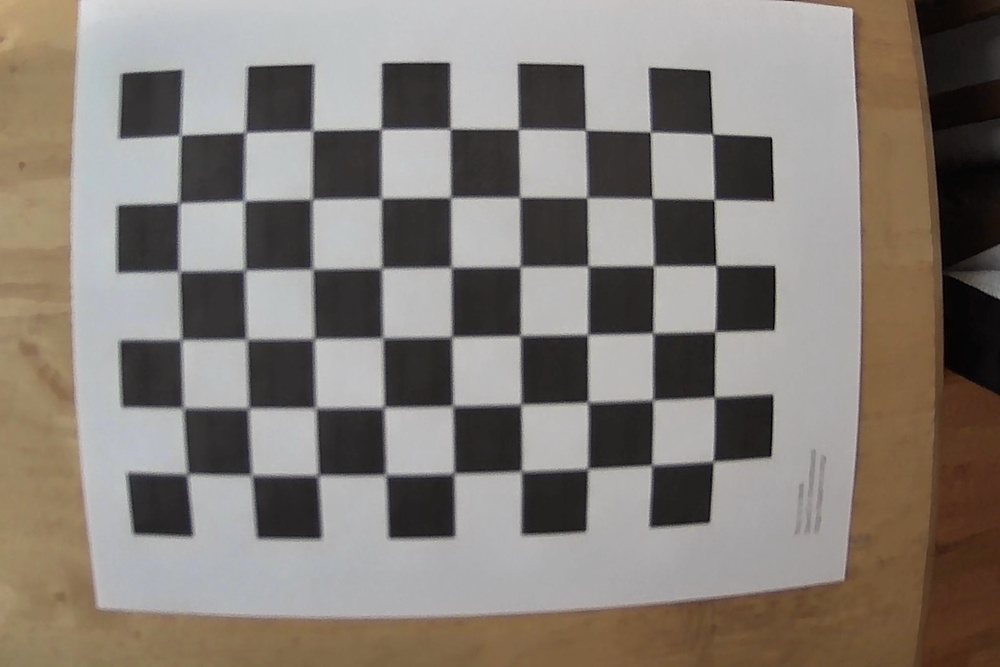
#> input picture robot_arm_soccer/calibration/images/calib1.jpg, 1000 x 667 px, shrunk from 1440 x 960 before the run; its folder holds only this picture in this run
$ python calibrate.py
#> lines starting #> are read from the running program, lines starting #| are printed output that depends on the picture; after the words box and inside, x2 and y2 are one past the last pixel; in counts of white or black regions, pixels touching at a corner belong together; long printed decimals are rounded
#!/usr/bin/env python

'''
This code was taken from https://learnopencv.com/camera-calibration-using-opencv/
'''

import cv2
import numpy as np
import glob
import os

# Defining the dimensions of checkerboard
CHECKERBOARD = (6,9)
criteria = (cv2.TERM_CRITERIA_EPS + cv2.TERM_CRITERIA_MAX_ITER, 30, 0.001)

# Creating vector to store vectors of 3D points for each checkerboard image
objpoints = []
# Creating vector to store vectors of 2D points for each checkerboard image
imgpoints = []


# Defining the world coordinates for 3D points
objp = np.zeros((1, CHECKERBOARD[0] * CHECKERBOARD[1], 3), np.float32)
objp[0,:,:2] = np.mgrid[0:CHECKERBOARD[0], 0:CHECKERBOARD[1]].T.reshape(-1, 2)
prev_img_shape = None

# Extracting path of individual image stored in a given directory
images = glob.glob('./images/*.jpg')
for fname in images:
    img = cv2.imread(fname)
#> img is the input picture: shape (667, 1000, 3); mean B, G, R 118.5, 125.5, 132.9
    gray = cv2.cvtColor(img,cv2.COLOR_BGR2GRAY)
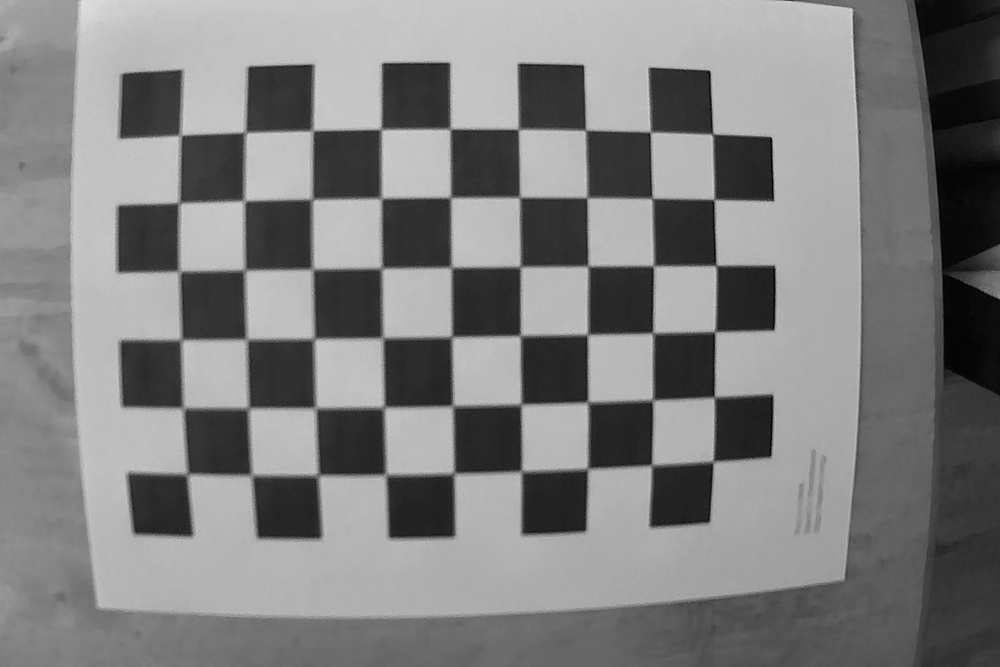
#> gray: shape (667, 1000); min 0, max 224, mean 127
    # Find the chess board corners
    # If desired number of corners are found in the image then ret = true
    ret, corners = cv2.findChessboardCorners(gray, CHECKERBOARD, cv2.CALIB_CB_ADAPTIVE_THRESH + cv2.CALIB_CB_FAST_CHECK + cv2.CALIB_CB_NORMALIZE_IMAGE)
#> ret = True; corners = 54 rows, first 8: [187, 473.5], [182.5, 409], [182, 339.5], [179, 271.5], [179, 202.5], [180, 135], [252.7, 476], [248.5, 407.5]

    """
    If desired number of corner are detected,
    we refine the pixel coordinates and display
    them on the images of checker board
    """
    if ret == True:
        objpoints.append(objp)
        # refining pixel coordinates for given 2d points.
        corners2 = cv2.cornerSubPix(gray, corners, (11,11),(-1,-1), criteria)
#> corners2 = 54 rows, first 8: [187.4, 474], [183.2, 407.9], [181.2, 339.7], [179.3, 271.2], [179, 202.8], [180.4, 135.2], [251.6, 474.9], [248.4, 408]

        imgpoints.append(corners2)

        # Draw and display the corners
        img = cv2.drawChessboardCorners(img, CHECKERBOARD, corners2, ret)
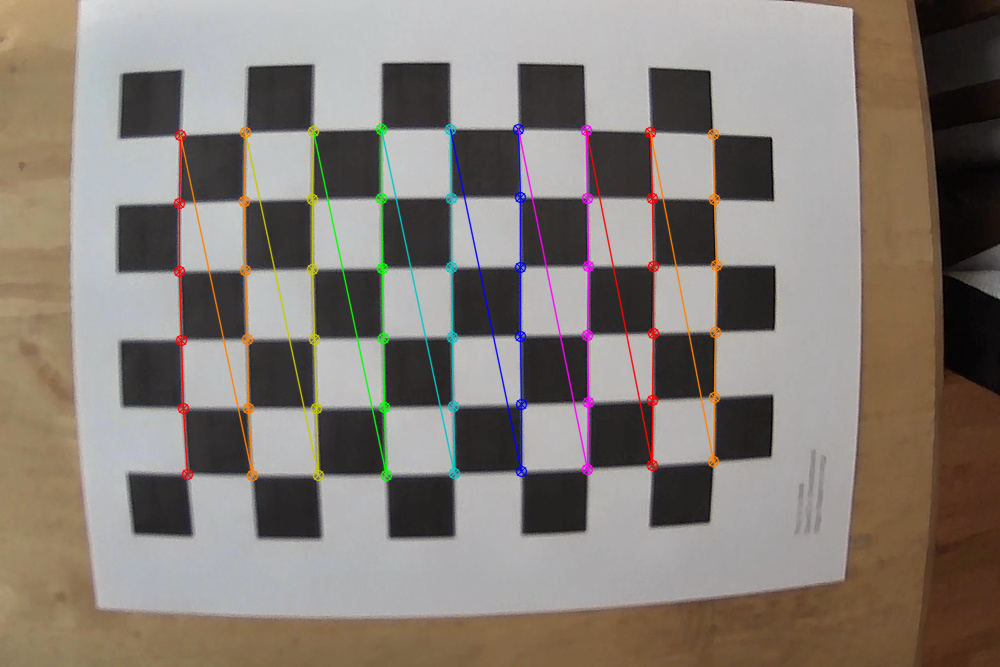
#> img: shape (667, 1000, 3); 3.26% of pixels changed, all inside (x1, y1, x2, y2) = (173, 123, 723, 482)

    cv2.imshow('img',img)
    cv2.waitKey(0)

cv2.destroyAllWindows()

h,w = img.shape[:2]

"""
Performing camera calibration by
passing the value of known 3D points (objpoints)
and corresponding pixel coordinates of the
detected corners (imgpoints)
"""
ret, mtx, dist, rvecs, tvecs = cv2.calibrateCamera(objpoints, imgpoints, gray.shape[::-1], None, None)
#> ret = 0.262; mtx = [[1101.7, 0, 613.2], [0, 1137.9, 290.1], [0, 0, 1]]; dist = [[-0.522, -0.3, 0.0049, -0.0632, 1.03]]; rvecs = ([0.125, -0.0568, -1.58],); tvecs = ([-6.33, 2.71, 16.07],)

print("Camera matrix : \n")
print(mtx)
#| [[1.10165312e+03 0.00000000e+00 6.13185588e+02]
#|  [0.00000000e+00 1.13792502e+03 2.90111196e+02]
#|  [0.00000000e+00 0.00000000e+00 1.00000000e+00]]
print("dist : \n")
print(dist)
#| [[-0.5221 -0.2996  0.004897 -0.06324  1.030]]
print("rvecs : \n")
print(rvecs)
#| (array([[ 0.1253],
#|        [-0.05678],
#|        [-1.577]]),)
print("tvecs : \n")
print(tvecs)
#| (array([[-6.329],
#|        [ 2.711],
#|        [16.065]]),)

if not os.path.isdir("./parameters"):
    print("Parameters folder not found! Creating it...")
    os.mkdir("./parameters")

np.save("./parameters/mtx.npy", mtx)
np.save("./parameters/dist.npy", dist)
np.save("./parameters/rvecs.npy", rvecs)
np.save("./parameters/tvecs.npy", tvecs)

$ run again, on robot_arm_soccer/calibration/images/calib5.jpg
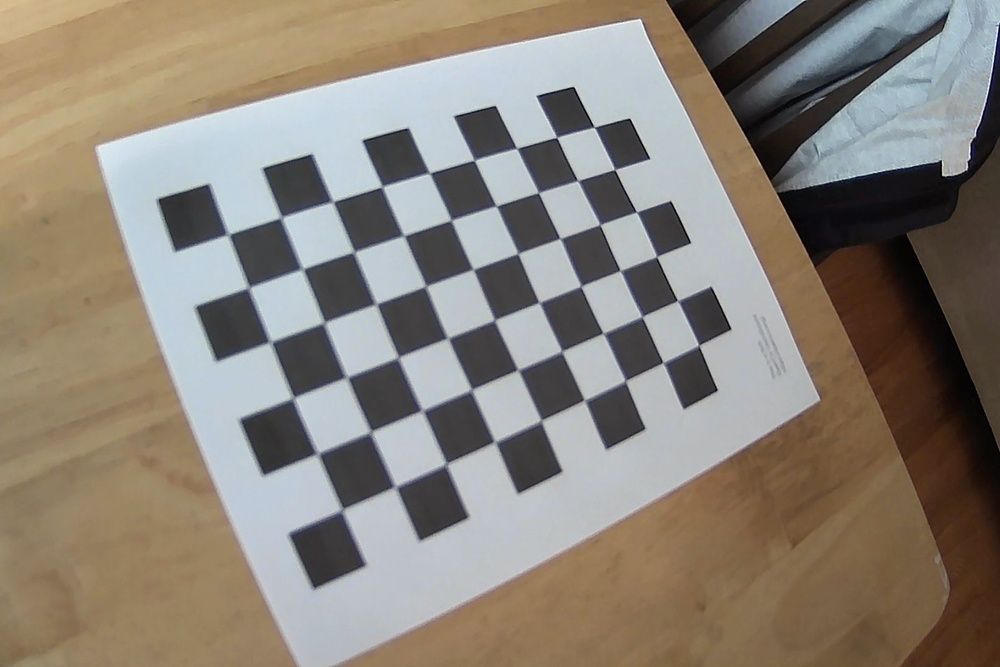
#> input picture robot_arm_soccer/calibration/images/calib5.jpg, 1000 x 667 px, shrunk from 1440 x 960 before the run
#> img is the input picture: shape (667, 1000, 3); mean B, G, R 119.8, 130.2, 138.2
#> `gray = cv2.cvtColor(img,cv2.COLOR_BGR2GRAY)`:
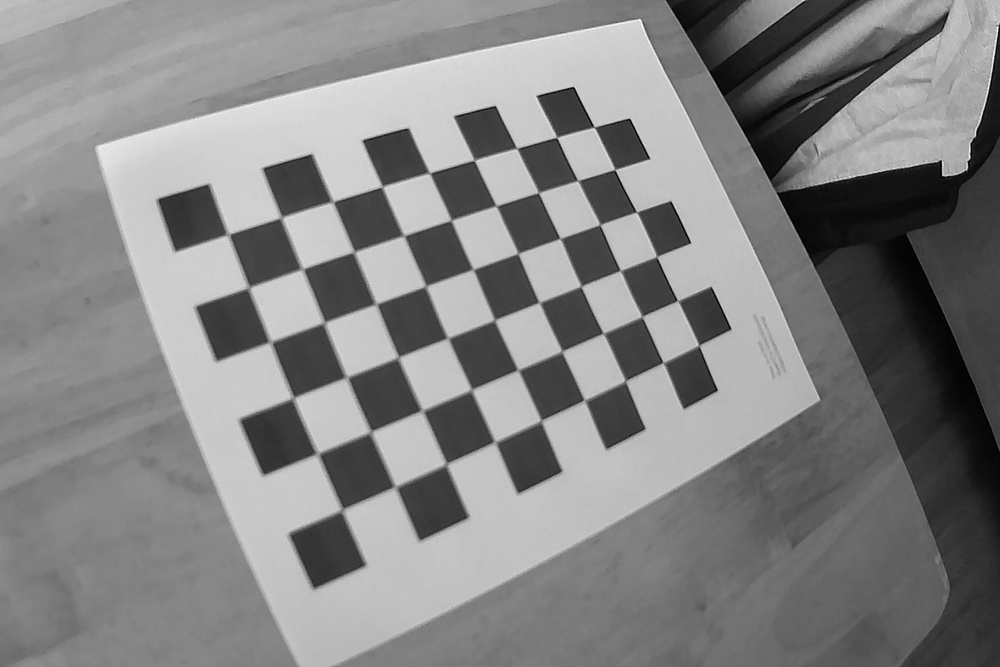
#> gray: shape (667, 1000); min 0, max 255, mean 131.4
#> `ret, corners = cv2.findChessboardCorners(gray, CHECKERBOARD, cv2.CALIB..`: ret = True; corners = 54 rows, first 8: [342, 510], [317, 453.5], [293, 398], [270, 342], [248.5, 287.5], [227.5, 234.5], [395, 487.5], [371, 431.5]
#> corners2 = 54 rows, first 8: [342.1, 509.7], [317.4, 453.5], [293.3, 397.8], [270.5, 341.9], [248.7, 287.5], [228.2, 234.4], [395.3, 486.7], [370.7, 431.9]
#> `img = cv2.drawChessboardCorners(img, CHECKERBOARD, corners2, ret)`:
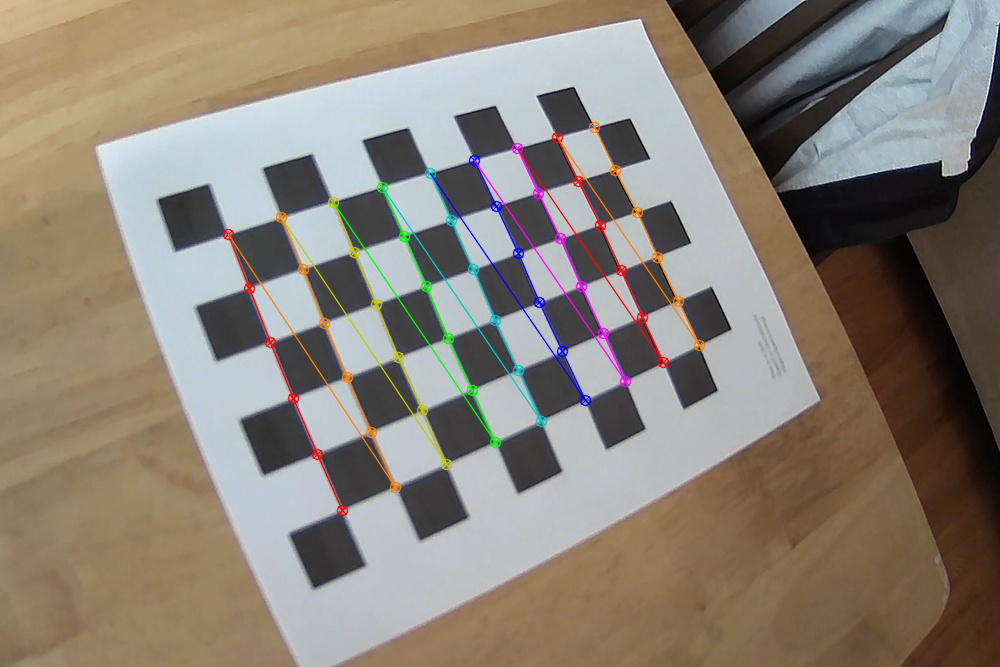
#> img: shape (667, 1000, 3); 2.52% of pixels changed, all inside (x1, y1, x2, y2) = (222, 121, 706, 517)
#> `ret, mtx, dist, rvecs, tvecs = cv2.calibrateCamera(objpoints, imgpoint..`: ret = 0.395; mtx = [[955.8, 0, 466.3], [0, 931.6, 264.6], [0, 0, 1]]; dist = [[-0.665, 5.59, 0.017, 0.00796, -35.27]]; rvecs = ([0.202, -0.57, -1.9],); tvecs = ([-2, 4, 14.79],)
#| [[955.828   0.         466.330]
#|  [  0.         931.636 264.622]
#|  [  0.           0.           1.        ]]
#| [[-6.64765294e-01  5.59488800e+00  1.69746369e-02  7.95681965e-03
#|   -3.52738061e+01]]
#| (array([[ 0.2018],
#|        [-0.5701],
#|        [-1.902]]),)
#| (array([[-1.999],
#|        [ 4.004],
#|        [14.792]]),)

$ run again, on robot_arm_soccer/calibration/images/calib6.jpg
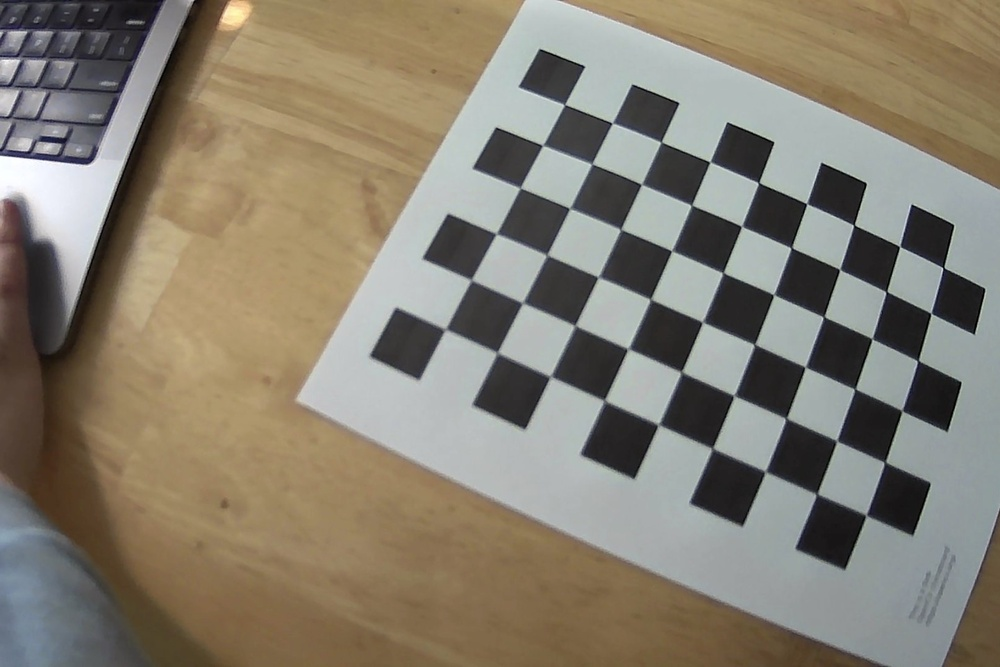
#> input picture robot_arm_soccer/calibration/images/calib6.jpg, 1000 x 667 px, shrunk from 1440 x 960 before the run
#> img is the input picture: shape (667, 1000, 3); mean B, G, R 112.3, 126.7, 133.9
#> `gray = cv2.cvtColor(img,cv2.COLOR_BGR2GRAY)`:
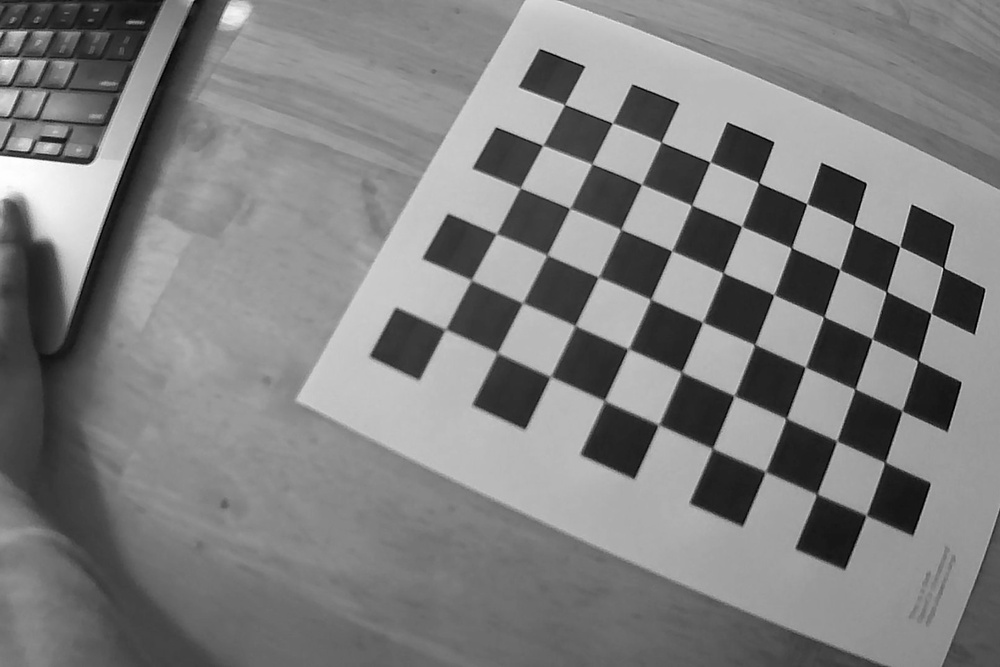
#> gray: shape (667, 1000); min 0, max 255, mean 127.1
#> `ret, corners = cv2.findChessboardCorners(gray, CHECKERBOARD, cv2.CALIB..`: ret = True; corners = 54 rows, first 8: [445.7, 329], [471.2, 279.9], [496.5, 234.3], [520, 188.3], [542.7, 145.6], [564.3, 104.8], [496.3, 352.6], [522.3, 303]
#> corners2 = 54 rows, first 8: [445.4, 329.3], [471.2, 279.9], [496.3, 233.7], [520.2, 187.7], [542.8, 145.3], [564.6, 104.4], [497.2, 352.6], [522.7, 302.8]
#> `img = cv2.drawChessboardCorners(img, CHECKERBOARD, corners2, ret)`:
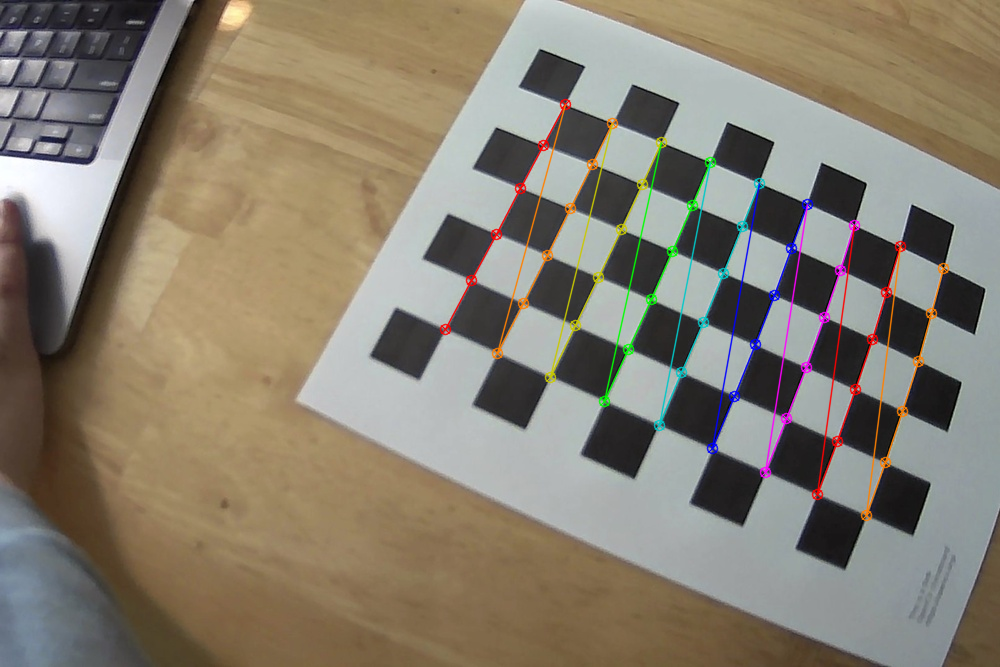
#> img: shape (667, 1000, 3); 2.6% of pixels changed, all inside (x1, y1, x2, y2) = (439, 98, 950, 522)
#> `ret, mtx, dist, rvecs, tvecs = cv2.calibrateCamera(objpoints, imgpoint..`: ret = 0.314; mtx = [[1068.7, 0, 464.5], [0, 1076.6, 252.8], [0, 0, 1]]; dist = [[-0.504, 0.11, 0.0211, 0.00861, 0.136]]; rvecs = ([-0.428, -0.149, -1.11],); tvecs = ([-0.329, 1.31, 18.52],)
#| [[1.06870739e+03 0.00000000e+00 4.64519485e+02]
#|  [0.00000000e+00 1.07664791e+03 2.52808285e+02]
#|  [0.00000000e+00 0.00000000e+00 1.00000000e+00]]
#| [[-0.5036  0.1103  0.02106  0.008608   0.1363]]
#| (array([[-0.4285],
#|        [-0.1491],
#|        [-1.105]]),)
#| (array([[-0.3286],
#|        [ 1.315],
#|        [18.521]]),)

$ run again, on robot_arm_soccer/calibration/images/calib7.jpg
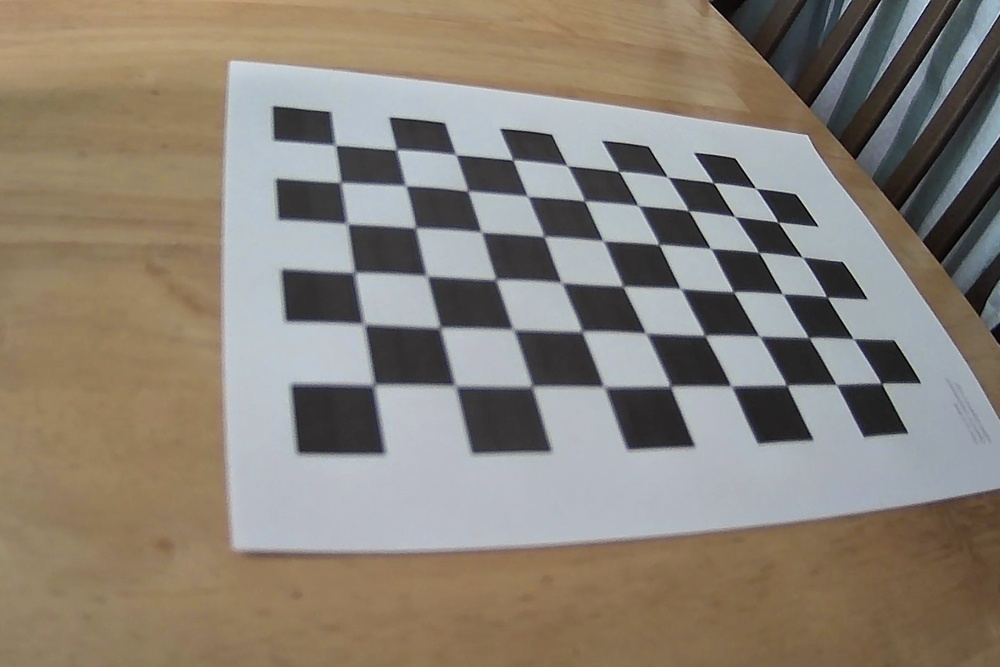
#> input picture robot_arm_soccer/calibration/images/calib7.jpg, 1000 x 667 px, shrunk from 1440 x 960 before the run
#> img is the input picture: shape (667, 1000, 3); mean B, G, R 118.3, 129.3, 137.6
#> `gray = cv2.cvtColor(img,cv2.COLOR_BGR2GRAY)`:
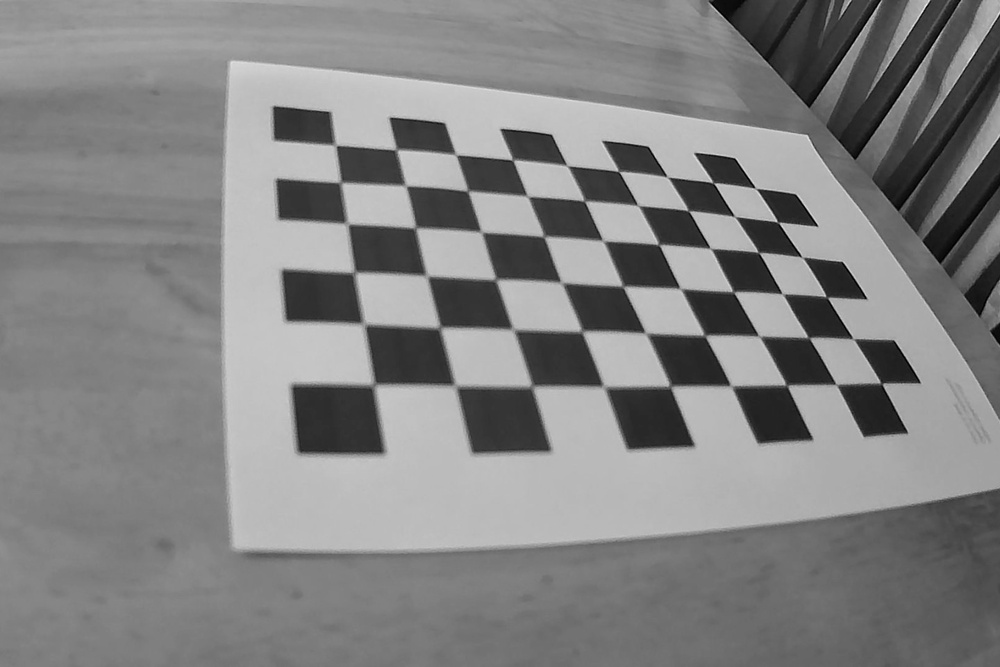
#> gray: shape (667, 1000); min 0, max 243, mean 130.5
#> `ret, corners = cv2.findChessboardCorners(gray, CHECKERBOARD, cv2.CALIB..`: ret = True; corners = 54 rows, first 8: [374.5, 384.5], [364, 324], [354.5, 272.5], [347.5, 223.5], [341.5, 181.6], [336.6, 145.9], [455.5, 386], [440.5, 326.5]
#> corners2 = 54 rows, first 8: [373.9, 384.8], [364, 323.9], [354.5, 272.5], [347.3, 223.7], [340.7, 182.5], [335.4, 145.2], [455.3, 385.7], [440, 327.6]
#> `img = cv2.drawChessboardCorners(img, CHECKERBOARD, corners2, ret)`:
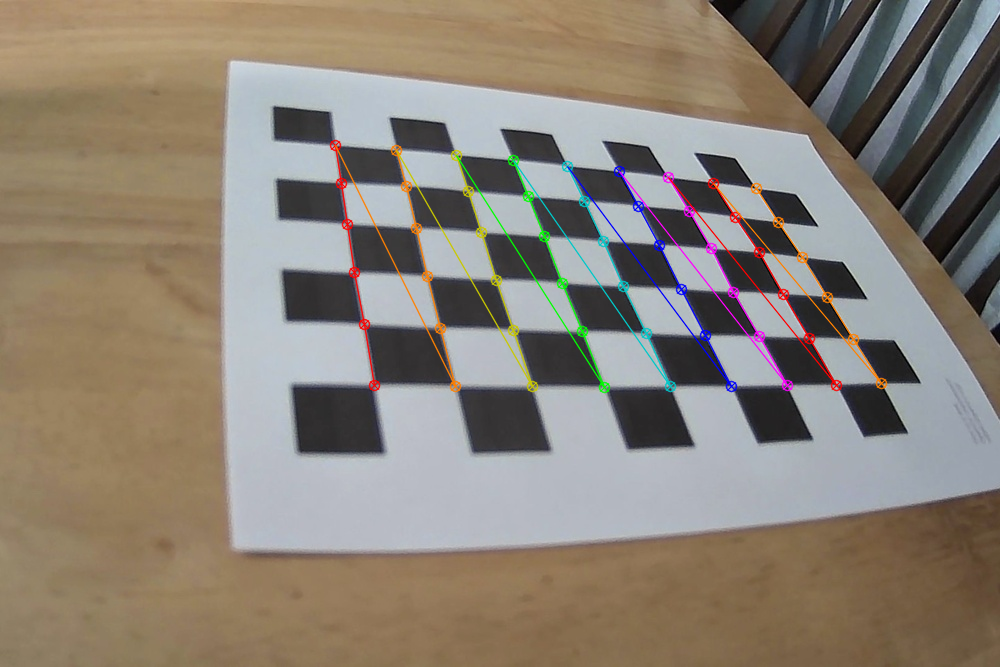
#> img: shape (667, 1000, 3); 2.37% of pixels changed, all inside (x1, y1, x2, y2) = (329, 139, 888, 394)
#> `ret, mtx, dist, rvecs, tvecs = cv2.calibrateCamera(objpoints, imgpoint..`: ret = 0.638; mtx = [[867.8, 0, 505.1], [0, 899.9, 368.2], [0, 0, 1]]; dist = [[-0.144, -1.92, -0.0198, 0.00236, 5.58]]; rvecs = ([-0.341, -0.874, -1.59],); tvecs = ([-1.55, 0.199, 10.19],)
#| [[867.822   0.         505.148]
#|  [  0.         899.856 368.221]
#|  [  0.           0.           1.        ]]
#| [[-1.44288034e-01 -1.92279766e+00 -1.97839616e-02  2.35814785e-03
#|    5.58411927e+00]]
#| (array([[-0.3412],
#|        [-0.8739],
#|        [-1.591]]),)
#| (array([[-1.546],
#|        [ 0.1994],
#|        [10.195]]),)
